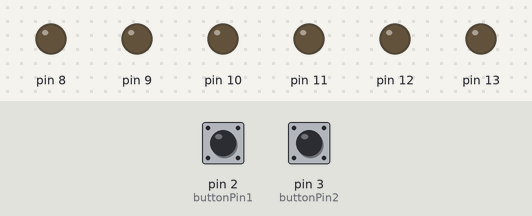
This sketch was run on a simulated Arduino Uno, built with avr-gcc and run on an emulated ATmega328P. Shown: output pins drawn as LEDs (lit = HIGH). Dashed ring = blinking. Inputs (shaded band) come from the test bench; at power-on: pin 2 (buttonPin1) LOW, pin 3 (buttonPin2) LOW.

Above: at 1.2 s.
1.3 s: pin 2 (buttonPin1) pulled HIGH for 0.15 s
At 1.4 s:
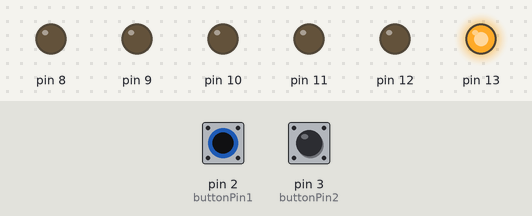
4.3 s: pin 3 (buttonPin2) pulled HIGH for 3.2 s
At 4.8 s:
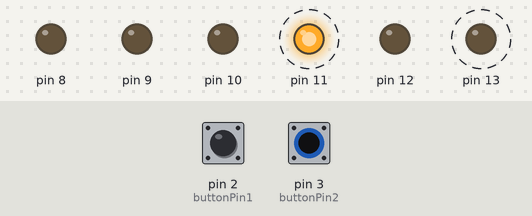
9.0 s: pin 3 (buttonPin2) pulled HIGH for 0.15 s
At 10.0 s:
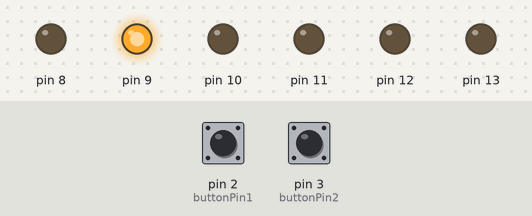
12.0 s: pin 3 (buttonPin2) pulled HIGH for 1 s
At 13.3 s:
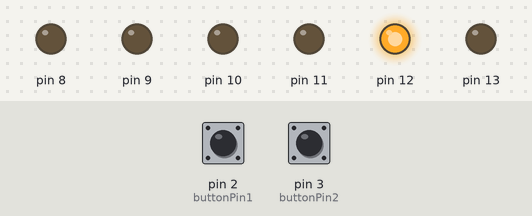
Timing chart, 0 to 15.7 s (numbered marks = the images above; inputs shaded):
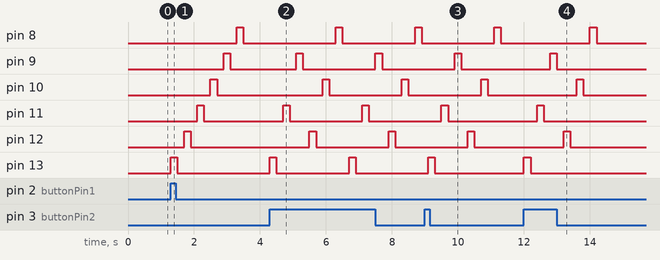

The sketch:

Button1.ino
```cpp
// constants won't change. They're used here to set pin numbers:
const int buttonPin1 = 2;
const int buttonPin2 = 3;// the number of the pushbutton pin
      // the number of the LED pin

// variables will change:
int buttonState = 0;         // variable for reading the pushbutton status

void setup() {
  // initialize the LED pin as an output:
  pinMode(13, OUTPUT);
  pinMode(12, OUTPUT);
  pinMode(11, OUTPUT);
  pinMode(10, OUTPUT);
  pinMode(9, OUTPUT);
  pinMode(8, OUTPUT);
  // initialize the pushbutton pin as an input:
  pinMode(buttonPin1, INPUT);
  pinMode(buttonPin2, INPUT);
}

void loop() {
  // read the state of the pushbutton value:
  buttonState = digitalRead(buttonPin1);

  // check if the pushbutton is pressed. If it is, the buttonState is HIGH:
  if (buttonState == HIGH) {
    // turn LED on:
    digitalWrite(13, HIGH);
    delay(200);
    digitalWrite(13,LOW);
    delay(200);
    digitalWrite(12, HIGH);
    delay(200);
    digitalWrite(12,LOW);
    delay(200);
    digitalWrite(11, HIGH);
    delay(200);
    digitalWrite(11,LOW);
    delay(200);
    digitalWrite(10, HIGH);
    delay(200);
    digitalWrite(10,LOW);
    delay(200);
    digitalWrite(9, HIGH);
    delay(200);
    digitalWrite(9,LOW);
    delay(200);
    digitalWrite(8, HIGH);
    delay(200);
    digitalWrite(8,LOW);
    delay(200);

  } else {
    // turn LED off:
    digitalWrite(13, LOW);
    digitalWrite(12, LOW);
    digitalWrite(11, LOW);
    digitalWrite(10, LOW);
    digitalWrite(9, LOW);
    digitalWrite(8, LOW);
  }
  buttonState = digitalRead(buttonPin2);

  // check if the pushbutton is pressed. If it is, the buttonState is HIGH:
  if (buttonState == HIGH) {
    // turn LED on:
    digitalWrite(13, HIGH);
    delay(200);
    digitalWrite(13,LOW);
    delay(200);
    digitalWrite(11, HIGH);
    delay(200);
    digitalWrite(11,LOW);
    delay(200);
    digitalWrite(9, HIGH);
    delay(200);
    digitalWrite(9,LOW);
    delay(200);
    digitalWrite(12, HIGH);
    delay(200);
    digitalWrite(12,LOW);
    delay(200);
    digitalWrite(10, HIGH);
    delay(200);
    digitalWrite(10,LOW);
    delay(200);
    digitalWrite(8, HIGH);
    delay(200);
    digitalWrite(8,LOW);
    delay(200);

  } else {
    // turn LED off:
    digitalWrite(13, LOW);
    digitalWrite(12, LOW);
    digitalWrite(11, LOW);
    digitalWrite(10, LOW);
    digitalWrite(9, LOW);
    digitalWrite(8, LOW);
  }
}
```

Measured:
- after the input at 1.3 s, pin 8: LOW → HIGH after 2.0 s, → LOW 0.20 s later; pin 9: LOW → HIGH after 1.6 s, → LOW 0.20 s later; pin 10: LOW → HIGH after 1.2 s, → LOW 0.20 s later; pin 11: LOW → HIGH after 0.80 s, → LOW 0.20 s later; pin 12: LOW → HIGH after 0.40 s, → LOW 0.20 s later
- after the input at 4.3 s, pin 8: alternates HIGH for 0.20 s and LOW for 2.2 s, starting after 2.0 s; pin 9: alternates HIGH for 0.20 s and LOW for 2.2 s, starting after 0.80 s
- after the input at 9.0 s, pin 8: LOW → HIGH after 2.1 s, → LOW 0.20 s later; pin 9: LOW → HIGH after 0.90 s, → LOW 0.20 s later; pin 10: LOW → HIGH after 1.7 s, → LOW 0.20 s later; pin 11: LOW → HIGH after 0.50 s, → LOW 0.20 s later; pin 12: LOW → HIGH after 1.3 s, → LOW 0.20 s later
- after the input at 12.0 s, pin 8: LOW → HIGH after 2.0 s, → LOW 0.20 s later; pin 9: LOW → HIGH after 0.80 s, → LOW 0.20 s later; pin 10: LOW → HIGH after 1.6 s, → LOW 0.20 s later; pin 11: LOW → HIGH after 0.40 s, → LOW 0.20 s later; pin 12: LOW → HIGH after 1.2 s, → LOW 0.20 s later
